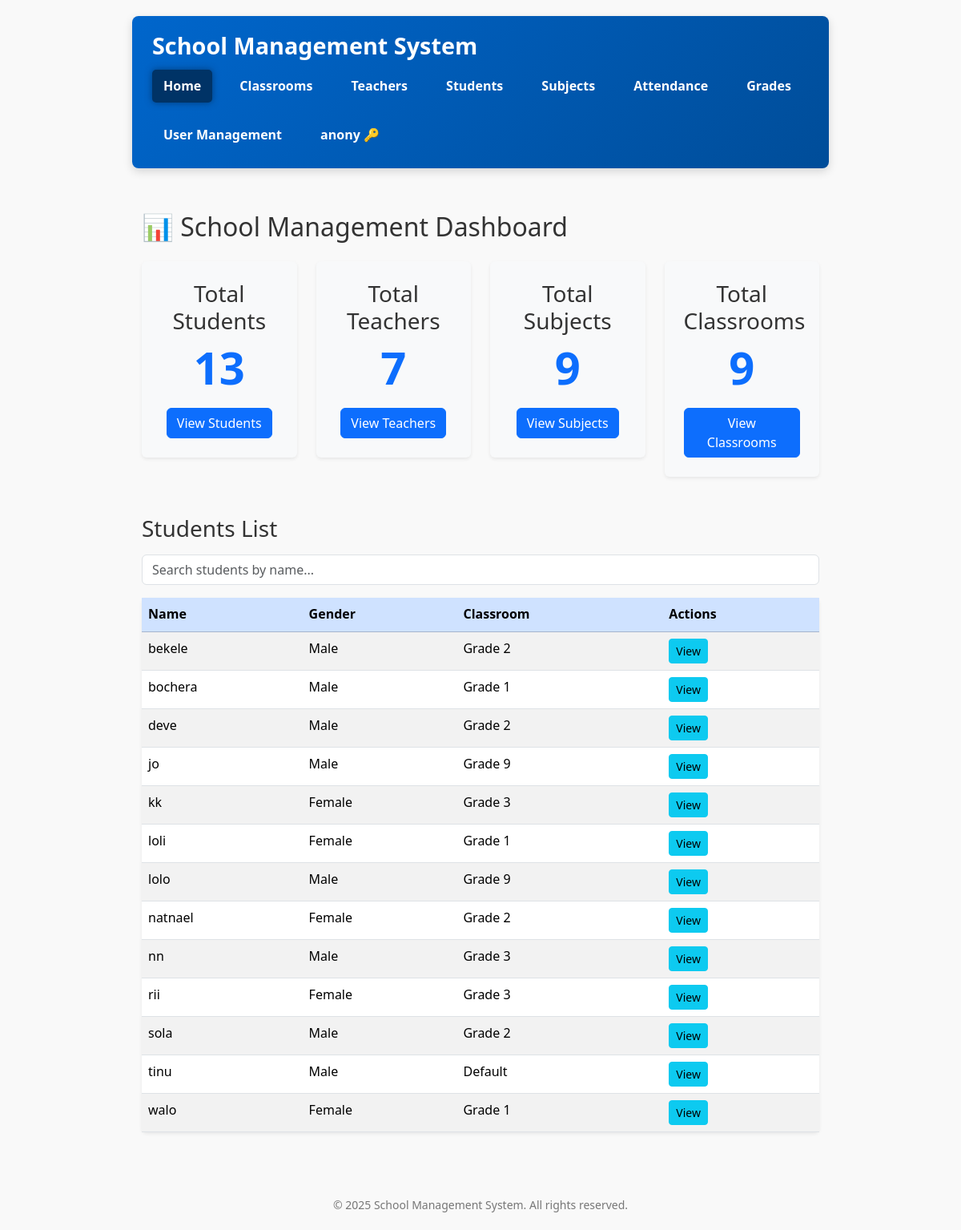
The app's page / (signed in), older data.
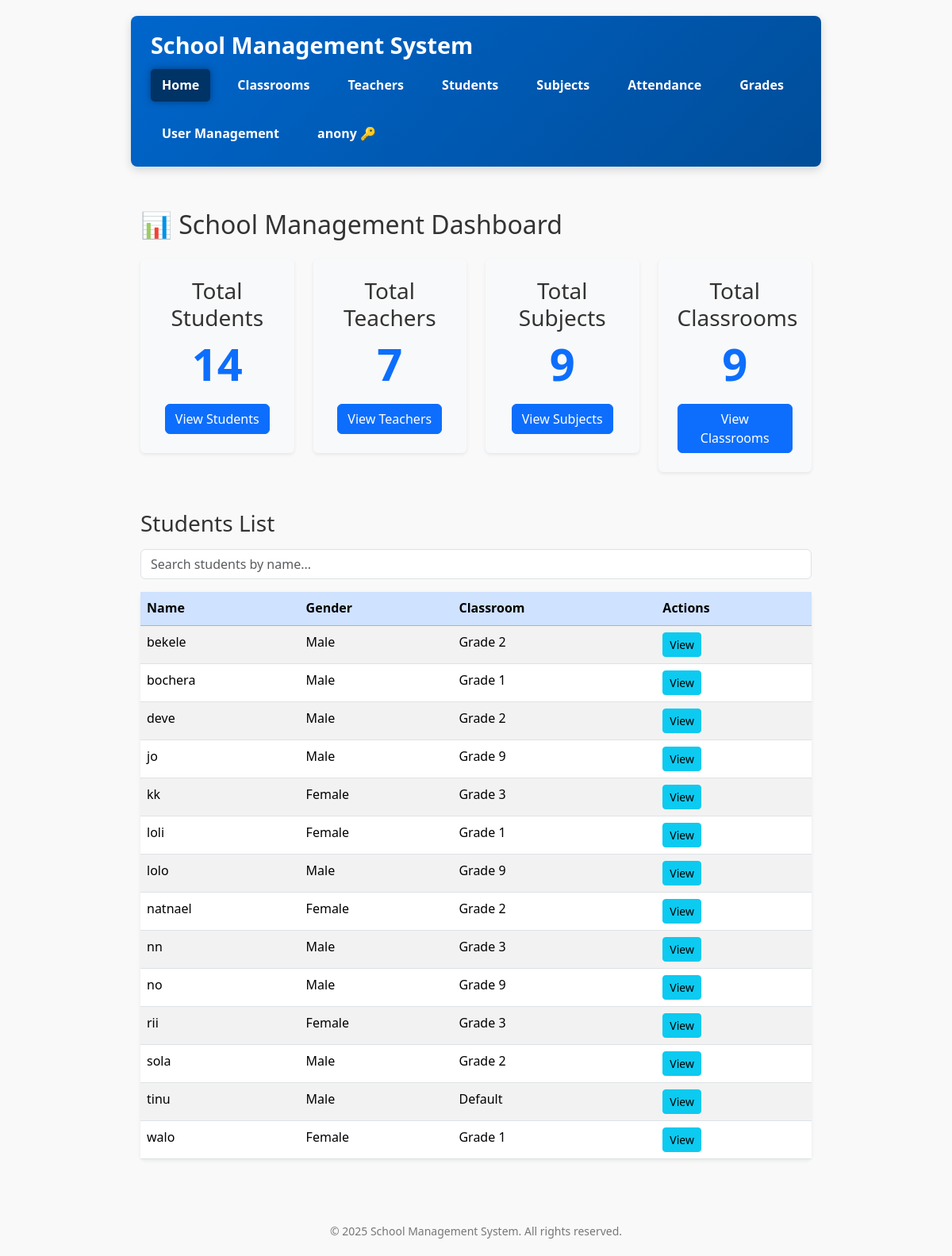
The same page, newer data.
### school/models.py (models this page shows, shortened)
class Student(models.Model):
    user = models.OneToOneField(settings.AUTH_USER_MODEL, on_delete=models.CASCADE)
    GENDER_CHOICES = [('Male', 'Male'), ('Female', 'Female'), ('Other', 'Other')]
    name = models.CharField(max_length=100)
    age = models.PositiveIntegerField()
    gender = models.CharField(max_length=10, choices=GENDER_CHOICES)
    photo = models.ImageField(upload_to='student_photos/', blank=True, null=True)
    address = models.TextField(blank=True)
    parent_contact = models.CharField(max_length=20, blank=True)
    classroom = models.ForeignKey(ClassRoom, on_delete=models.CASCADE, related_name='students')
    class Meta:
        ordering = ['name']

class ClassRoom(models.Model):
    name = models.CharField(max_length=100)
    section = models.CharField(max_length=1)
    subjects = models.ManyToManyField('Subject', related_name='classrooms', blank=True)
    class Meta:
        ordering = ['name', 'section']
        verbose_name_plural = 'Classrooms'

### school/views.py (the view)
# urls.py: path('', views.home, name='home'),
@login_required
def home(request):
    user = request.user
    is_admin_or_teacher = False
    if user.is_authenticated:
        is_admin_or_teacher = user.is_superuser or (hasattr(user, 'role') and user.role.upper() in ['ADMIN', 'TEACHER'])
    context = {
        'total_students': Student.objects.count(),
        'total_teachers': Teacher.objects.count(),
        'total_subjects': Subject.objects.count(),
        'total_classrooms': ClassRoom.objects.count(),
        'students': Student.objects.all(), # Consider limiting this for performance on large datasets
        'is_admin_or_teacher': is_admin_or_teacher,
    }
    return render(request, 'school/home.html', context)

### school/templates/school/home.html (shortened to what this page needs)
{% extends 'school/base.html' %}
{% block content %}
{% if user.is_authenticated %}
    {% if is_admin_or_teacher %}
        <h2 class="mb-4">📊 School Management Dashboard</h2>
        <div class="row g-4 mb-5">
            <div class="col-12 col-md-6 col-lg-3">
                <div class="p-4 bg-light rounded shadow-sm text-center">
                    <h3>Total Students</h3>
                    <p class="display-4 text-primary fw-bold">{{ total_students }}</p>
                    <a href="{% url 'school:student_list' %}" class="btn btn-primary">View Students</a>
                </div>
            </div>
            <div class="col-12 col-md-6 col-lg-3">
                <div class="p-4 bg-light rounded shadow-sm text-center">
                    <h3>Total Teachers</h3>
                    <p class="display-4 text-primary fw-bold">{{ total_teachers }}</p>
                    <a href="{% url 'school:teacher_list' %}" class="btn btn-primary">View Teachers</a>
                </div>
            </div>
            <div class="col-12 col-md-6 col-lg-3">
                <div class="p-4 bg-light rounded shadow-sm text-center">
                    <h3>Total Subjects</h3>
                    <p class="display-4 text-primary fw-bold">{{ total_subjects }}</p>
                    <a href="{% url 'school:subject_list' %}" class="btn btn-primary">View Subjects</a>
                </div>
            </div>
            <div class="col-12 col-md-6 col-lg-3">
                <div class="p-4 bg-light rounded shadow-sm text-center">
                    <h3>Total Classrooms</h3>
                    <p class="display-4 text-primary fw-bold">{{ total_classrooms }}</p>
                    <a href="{% url 'school:classroom_list' %}" class="btn btn-primary">View Classrooms</a>
                </div>
            </div>
        </div>
        <h3 class="mb-3">Students List</h3>
        <input
            type="text"
            id="studentSearch"
            class="form-control mb-3"
            placeholder="Search students by name..."
            onkeyup="filterStudents()"
        />
        <table class="table table-striped table-hover rounded shadow-sm bg-white">
            <thead class="table-primary">
                <tr>
                    <th>Name</th>
                    <th>Gender</th>
                    <th>Classroom</th>
                    <th>Actions</th>
                </tr>
            </thead>
            <tbody id="studentsTableBody">
                {% for student in students %}
                <tr>
                    <td>{{ student.name }}</td>
                    <td>{{ student.gender }}</td>
                    <td>{{ student.classroom.name|default:"N/A" }}</td>
                    <td>
                        <a href="{% url 'school:student_detail' student.pk %}" class="btn btn-info btn-sm">View</a>
                    </td>
                </tr>
                {% empty %}
                <tr>
                    <td colspan="4" class="text-center">No students available.</td>
                </tr>
                {% endfor %}
            </tbody>
        </table>
    {% else %}
        <div class="text-center mt-5">
            <h1>🎓 Welcome to the School Management System</h1>
            <p class="lead mt-3">Your account does not have an assigned role. Please contact the administrator.</p>
            <a href="{% url 'logout' %}" class="btn btn-warning mt-3">Logout</a>
        </div>
    {% endif %}
{% endif %}
{% endblock %}

Row changes from the older to the newer data that the page shows:
added Student: name "no", gender "Male", classroom.name "Grade 9"
Text that changed along with them:
{{ total_students }}: "13" → "14"
